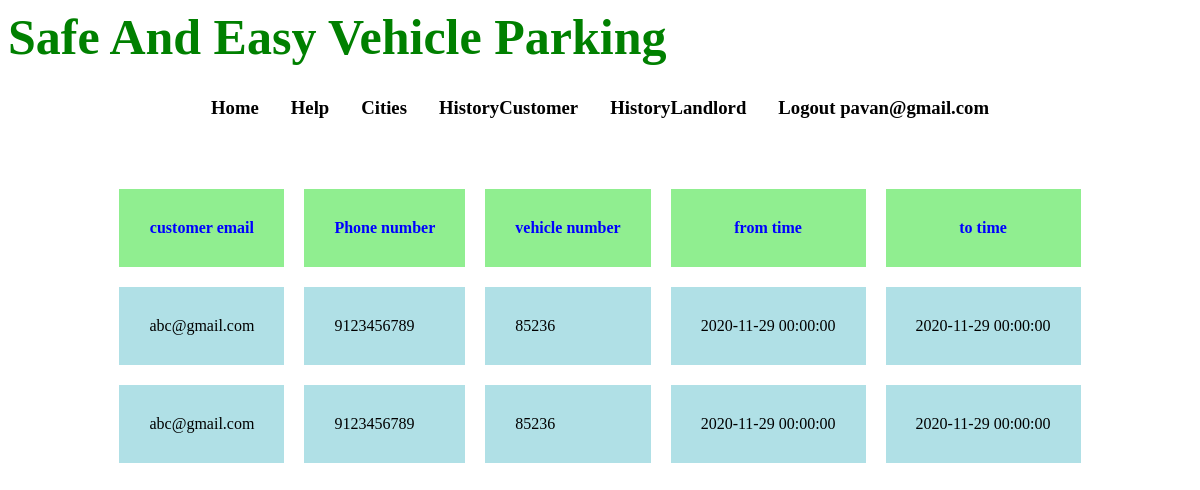
Screenshot of /A6/checking_details/landlord_check.php (signed in) with the database file from the repository.
### tables this page shows
CREATE TABLE `booking` (
  `id` int(11) NOT NULL,
  `cid` int(11) DEFAULT NULL,
  `email` varchar(20) DEFAULT NULL,
  `phnno` varchar(10) DEFAULT NULL,
  `from_area` varchar(10) DEFAULT NULL,
  `to_area` varchar(10) DEFAULT NULL,
  `vehicle_num` varchar(10) DEFAULT NULL,
  `from_time` datetime DEFAULT NULL,
  `to_time` datetime DEFAULT NULL,
  `lid` int(4) DEFAULT NULL
);

### A6/checking_details/landlord_check.php (the view, shortened to what this page needs)
<html>
	<head>
	</head>
	<body>
	<b style="font-size:50px">Safe And Easy Vehicle Parking</b>
		<table align=center cellspacing=30 class="table1">
			<tr>
				<td><h3><a href="http://localhost:8090/GOOGLE_PROJECT/main.php">Home</a> </h3></td>
				<td><h3><a href="http://localhost:8090/A6/rentspace/rentspace.html">Help</a> </h3></td>
				<td class=city><h3><a href="">Cities</a></h3>
				<?php
				if(isset($_SESSION['logged'])){
				if($_SESSION['logged']==true){
					echo '<td><h3><a href="http://localhost:8090/A6/checking_details/cust_check.php">HistoryCustomer</a>';
					echo '<td><h3><a href="http://localhost:8090/A6/checking_details/landlord_check.php">HistoryLandlord</a>';
					$urldata= '<td><h3><a href="http://localhost:8090/GOOGLE_PROJECT/logout.php">Logout </a>';
					$lu=$_SESSION["name"];
					$combine = $urldata.$lu;
					echo $combine.' </h3></td>';
				}
				}
				else{
					echo '<td><h3><a href="http://localhost:8090/A6/login/login.html">Login</a> </h3></td>';
					echo '<td><h3><a href="http://localhost:8090/A6/decide_cust_lord/ask_cust_land.html">SignUp</a></h3></td>';
				}
				?>
			</tr>
		</table>
		<?php
 $host='localhost';
	$dbuser='root';
	$dbpassword='';
	$db='googlemaps';
	$connect=mysqli_connect($host,$dbuser,$dbpassword,$db);
	$id=$_SESSION['id'];
$result = mysqli_query($connect,"SELECT b.email as name,b.phnno,b.vehicle_num,b.from_time,b.to_time FROM landlord ll inner join booking b on b.lid=ll.id and ll.cid=$id");
echo "<table border='0' cellspacing=20 cellpadding=30 align=center>
<tr>
<th style='color:blue'>customer email</th>
<th style='color:blue'>Phone number</th>
<th style='color:blue'>vehicle number</th>
<th style='color:blue'>from time</th>
<th style='color:blue'>to time</th>
</tr>";
while($row = mysqli_fetch_array($result))
{
echo "<tr>";
echo "<td  style='background-color: PowderBlue;'>" . $row['name'] . "</td>";
echo "<td  style='background-color: PowderBlue;'>" . $row['phnno'] . "</td>";
echo "<td  style='background-color: PowderBlue;'>" . $row['vehicle_num'] . "</td>";
echo "<td  style='background-color: PowderBlue;'>" . $row['from_time'] . "</td>";
echo "<td  style='background-color: PowderBlue;'>" . $row['to_time'] . "</td>";
echo "</tr>";
}
echo "</table>";
?>
	<body>
</html>

### A6/checking_details/landlord_check.php (style rules this page uses)
th { background-color: LightGreen; }
b { color:green; font-family:"Monotype Corsiva"; }
a { text-decoration:none; color:black; }

### rows the page displays
booking: email "abc@gmail.com", phnno "9123456789", vehicle_num "85236", from_time "2020-11-29 00:00:00", to_time "2020-11-29 00:00:00"
booking: email "abc@gmail.com", phnno "9123456789", vehicle_num "85236", from_time "2020-11-29 00:00:00", to_time "2020-11-29 00:00:00"

### other values shown
$combine "pavan@gmail.com"
